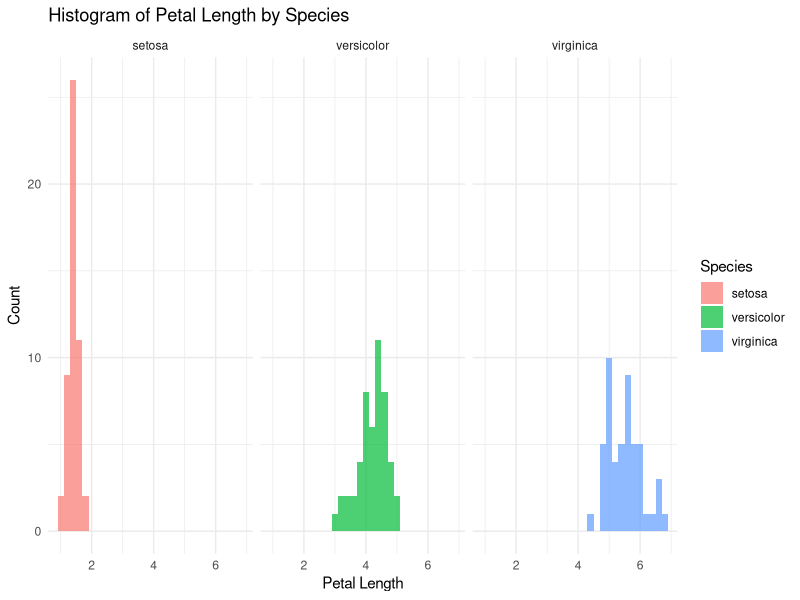

This chart was generated by the following R code:
# Load necessary libraries
library(ggplot2)

# Load the iris dataset
data(iris)

# Summarize the dataset
summary(iris)

# Plot histograms of petal length for each species
ggplot(iris, aes(x = Petal.Length, fill = Species)) +
  geom_histogram(binwidth = 0.2, alpha = 0.7, position = "identity") +
  facet_wrap(~ Species) +
  labs(title = "Histogram of Petal Length by Species", x = "Petal Length", y = "Count") +
  theme_minimal()
